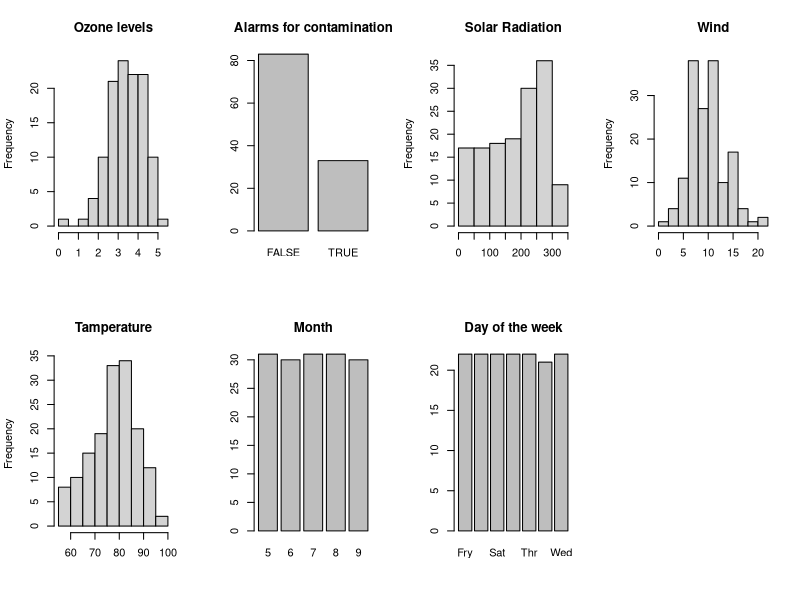

Write R code to recreate this figure.
## ---- chunk 1
data(airquality)
airquality$"Day.week" <- rep(c("Wed", "Thr", "Fry", "Sat", "Sun", "Mon", "Tue"), 153)[1:153]
airquality$Ozone <- log(airquality$Ozone)
airquality$Alarm <- airquality$Ozone > 4
head(airquality)

## ---- chunk 2

par(mfrow = c(2, 4))

hist(airquality$Ozone, main="Ozone levels", xlab="")
barplot(table(airquality$Alarm), main="Alarms for contamination",xlab="")
hist(airquality$Solar.R, main="Solar Radiation",xlab="")
hist(airquality$Wind, main="Wind",xlab="")
hist(airquality$Temp, main="Tamperature",xlab="")
barplot(table(airquality$Month), main="Month",xlab="")
barplot(table(airquality$Day.week), main="Day of the week",xlab="")

plot(0,type='n',axes=FALSE,ann=FALSE)
## ---- chunk 3
spring <- airquality$Ozone[airquality$Month%in%c(5,6)]
summer <- airquality$Ozone[airquality$Month%in%c(7,8,9)]

t.test(spring, summer)

## ---- chunk 4
summary(lm(Ozone ~ Temp + Solar.R + Wind + Month, data=airquality))
